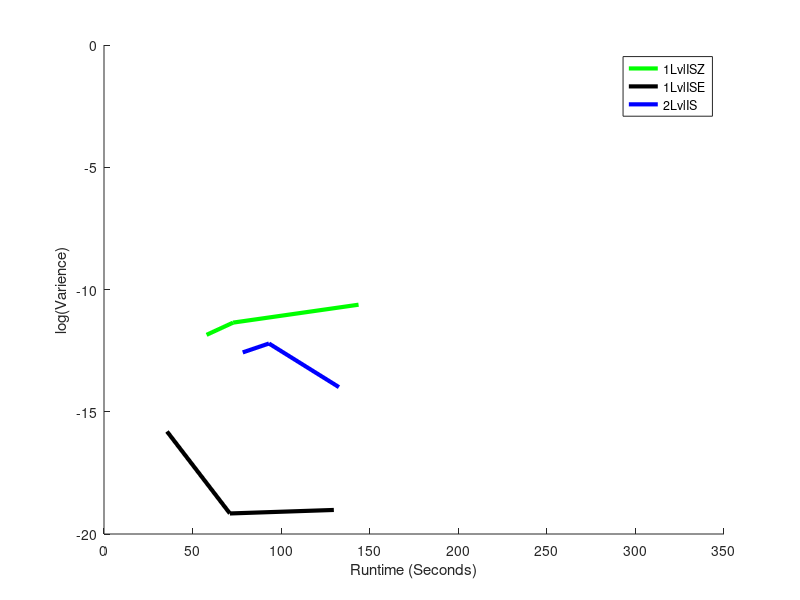

Recreate this plot in MATLAB.
hold on

xMin = 0;
xMax = 350;
yMin = -20;
yMax = 0;
trueAns =  0.067355681764443305259593866206504;
X = 1:xMax;

TwoLvlMCX = [29.2969,29.2969,29.2969,29.2969,29.2969,...
    65.625,65.625,65.625,65.625,65.625,...
    131.375,131.375,131.375,131.375,131.375,...
             ];
        
TwoLvlMCY = [0, 0, 0, 0, 0,...
    0, 0, 0, 0, 0,...
    0, 0, 0, 0, 0,...
];

TwoLvlMCYMean = arrayfun(@(i) mean(TwoLvlMCY((5*i-4):(5*i))), 1:(length(TwoLvlMCY)/5));

OneLvlISX = [57.9063,57.9063,57.9063,57.9063,57.9063,...
    72.9063,72.9063,72.9063,72.9063,72.9063,...
    143.7031,143.7031,143.7031,143.7031,143.7031,...
            ];
      
OneLvlISY = [0.0000000000005016070772227236156232223631038, 0.00000000000021644509364572800882225561091979, 0.0000000000058977414047236393948124176726434, 0.00000000000010632153592376507177128214060805, 0.00000000000026825591474379862174172615023489,...
    0.0000000000016709482292283064163825959557543, 0.00000000000042490067358989764969229818786099, 0.000000000018749586167664375822993413475233, 0.0000000000012938393538529462003467366262512, 0,...
    0, 0.00000000000018487798517440853188862007590908, 0.00000000011284084387323457510013306832596, 0.0000000000054350946185881149964522417534185, 0.00000000000098254291791089134648015224374202,...
             ];

OneLvlISYMean = arrayfun(@(i) mean(OneLvlISY((5*i-4):(5*i))), 1:(length(OneLvlISY)/5));

TwoLvlISX = [93.125,93.125,93.125,93.125,93.125,...
78.3125,78.3125,78.3125,78.3125,78.3125,...
132.625,132.625,132.625,132.625,132.625,...
];
        
TwoLvlISY = [ 0.0000000000000074519249465919675574964925238449, 0.0000000000011595335248856962238648212203013, 0.000000000000060201481267325173009931432350411, 0.000000000000052393612707883523369475532225032, 0.000000000000055772401151963900987427638562487,...
    0.0000000000000064032751921568422207786251898206, 0.0000000000030142748814443276971283846505803, 0.000000000000025323747954392874630213997550585, 0.00000000000004367775706646043605864528881191, 0,...
     0.000000000000047808380969176403833105505427607, 0.0000000000000029954172243248780221138357232302, 0, 0, 0
         ];

TwoLvlISYMean = arrayfun(@(i) mean(TwoLvlISY((5*i-4):(5*i))), 1:(length(TwoLvlISY)/5));

OneLvlISEX = [35.5625,35.5625,35.5625,35.5625,35.5625,...
    71.0625,71.0625,71.0625,71.0625,71.0625,...
    129.75,129.75,129.75,129.75,129.75,...
            ];

OneLvlISEY = [0.00000000000000077913410693980487532405221274154, 0.000000000000000000057506175117826363836124388731197, 0.000000000000000000046000440098290506141718012135017, 0.000000000000000000000052492404040535195054482725248498, 0.000000000000000000000011025220396920166789704537583103,...
    0.00000000000000000034091264240931801898992257761682, 0.00000000000000000000000014774099438177350800775390473213, 0.000000000000000000000000000096556606097133585586681617198228, 0.0000000000000000000049589327099625237755307163604309, 0.000000000000000000000033232818425298016362237002615466,...
    0.00000000000000000000060716003335119764569045214310707, 0.0000000000000000001335254075648328999920082044951, 0.00000000000000000000001069351480356657802179659669543, 0.00000000000000000034705592076748309157027384789102, 0.00000000000000000000012430667329075795629493671643116,...
             ];

OneLvlISEYMean = arrayfun(@(i) mean(OneLvlISEY((5*i-4):(5*i))), 1:(length(OneLvlISEY)/5));

% GISX = [56.0781,56.0781,56.0781,56.0781,56.0781,...
%     103.4219,103.4219,103.4219,103.4219,103.4219,...
%     188.6094,188.6094,188.6094,188.6094,188.6094,...
%             ];
%       
% GISY = [0.00000000018700989147086134901497454647966, 0.00000000019010756536642530772471954766007, 0.00000000083152714577988017281607098331385, 0.000000000084707210681035611071230587799046, 0.00000000014587597290163900963554912811548,...
%     0.000000002293431836227221302529558411335, 0.00000030121288122255706361360318851217, 0.0000000013229965051321445058089828765067, 0.000000024067134097965490827046851915819, 0.00000000010453306020888279754682231694062,...
%     0.0000000073915221838700549916086757077163, 0.00000019424177841702421944723516104153, 0.00000000080309395697161818496575354833474, 0.0000000019606194788630203519489634796449, 0.00000000012829151251619949978118653505872,...
%              ];
% 
% GISYMean = arrayfun(@(i) mean(GISY((5*i-4):(5*i))), 1:(length(GISY)/5));

OneLvlISRatio = (OneLvlISYMean ./ TwoLvlMCYMean) .* 100;

TwoLvlISRatio = (TwoLvlISYMean ./ TwoLvlMCYMean) .* 100;

OneLvlISERatio = (OneLvlISEYMean ./ TwoLvlMCYMean) .* 100;

% GISRatio = (GISYMean ./ TwoLvlMCYMean) .* 100;

%s1 = scatter(TwoLvlMCX,log(TwoLvlMCY),'r', 'filled');
%s2 = scatter(OneLvlISX,log(OneLvlISY),'g', 'filled');
%s3 = scatter(TwoLvlISX,log(TwoLvlISY),'b', 'filled');
%s4 = scatter(OneLvlISEX,log(OneLvlISEY),'black', 'filled');
%alpha(s1,0.4);
%alpha(s2,0.4);
%alpha(s3,0.4);

%plot(unique(TwoLvlMCX),log(TwoLvlMCYMean),'r','LineWidth',3)
plot(unique(OneLvlISX),log10(OneLvlISYMean),'g','LineWidth',3)
plot(unique(OneLvlISEX),log10(OneLvlISEYMean),'black','LineWidth',3)
plot(unique(TwoLvlISX),log10(TwoLvlISYMean),'b','LineWidth',3)
% plot(unique(GISX),log(GISYMean),'y','LineWidth',3)

axis([xMin,xMax,yMin,yMax]);

% r1 = refline(0,log(trueAns));
% r1.Color = 'r';
% r1.LineStyle = '--';

% legend('1LvlISZ','1LvlISE','2LvlIS','GlassermanIS');
legend('1LvlISZ','1LvlISE','2LvlIS');
xlabel('Runtime (Seconds)');
ylabel('log(Varience)');


hold off
